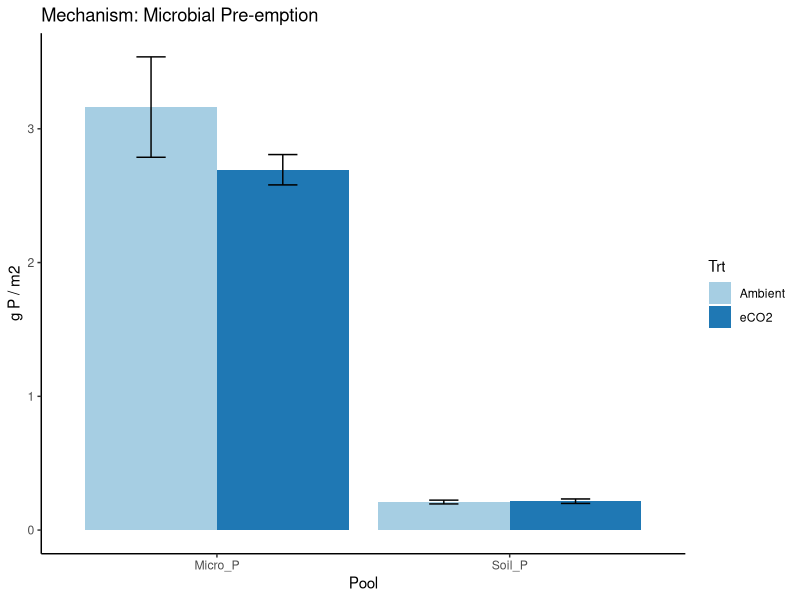
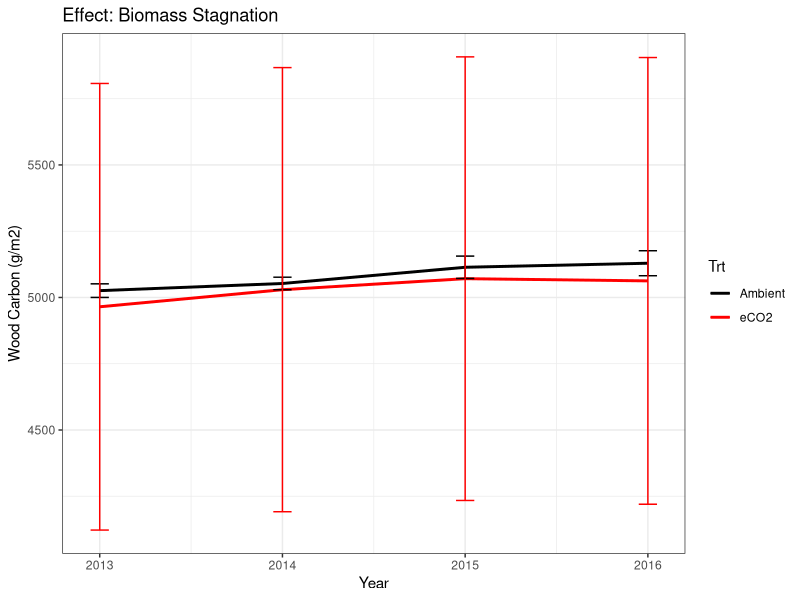
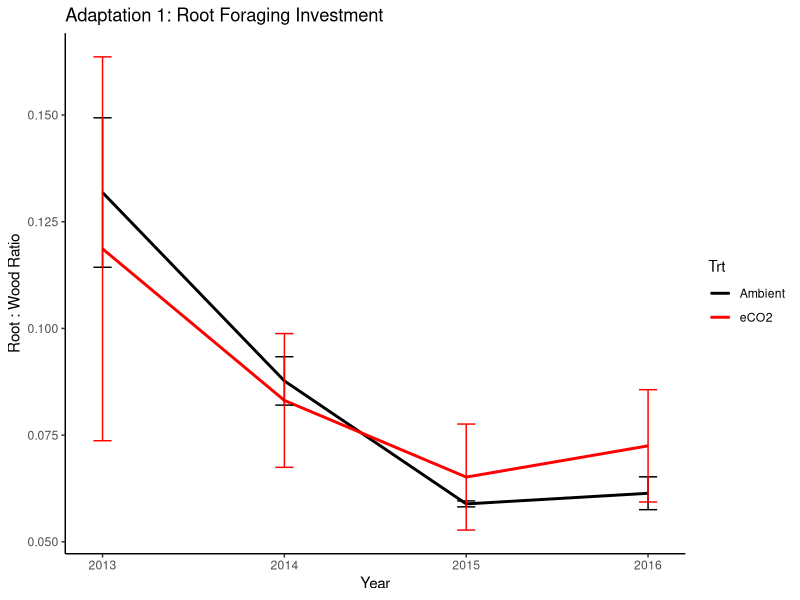
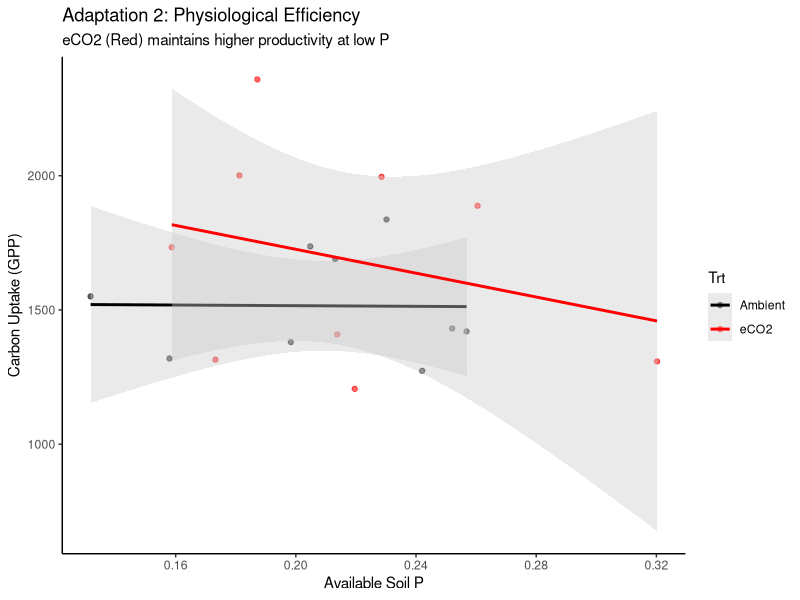

Write R code to recreate these figures, in order.
## ---- chunk 1
#| include: false
#| warning: false
#| message: false
knitr::opts_chunk$set(echo = TRUE, warning = FALSE, message = FALSE)
library(tidyverse)
library(lme4)
library(lmerTest)
library(patchwork)
library(knitr)
library(kableExtra)

# Helper function
stats_table <- function(model, title) {
  res <- anova(model)
  kable(res, caption=title, digits=3) %>% kable_styling(full_width=F)
}
## ---- chunk 2
df <- read_csv("data/master_data.csv")

# A. Inventory
pool_stats <- df %>% group_by(Trt) %>% 
  summarise(Micro=mean(Micro_P, na.rm=T), Soil=mean(Soil_P, na.rm=T))

# Graph 1: The Microbial Lockout
df %>% pivot_longer(c(Soil_P, Micro_P), names_to="Pool", values_to="Val") %>%
  ggplot(aes(x=Pool, y=Val, fill=Trt)) +
  stat_summary(fun=mean, geom="bar", position="dodge") +
  stat_summary(fun.data=mean_se, geom="errorbar", position=position_dodge(0.9), width=0.2) +
  labs(title="Mechanism: Microbial Pre-emption", y="g P / m2") +
  theme_classic() + scale_fill_manual(values=c("#A6CEE3", "#1F78B4"))
## ---- chunk 3
# Graph 2: Stagnation
ggplot(df, aes(x=Year, y=Wood_C, color=Trt)) +
  stat_summary(fun=mean, geom="line", size=1) +
  stat_summary(fun.data=mean_se, geom="errorbar", width=0.1) +
  labs(title="Effect: Biomass Stagnation", y="Wood Carbon (g/m2)") +
  scale_color_manual(values=c("black", "red")) + theme_bw()

# Stats
m_wood <- lmer(Wood_C ~ Trt * as.factor(Year) + (1|Ring), data=df)
stats_table(m_wood, "Wood Carbon ANOVA")
## ---- chunk 4
ggplot(df, aes(x=Year, y=Root_Shoot, color=Trt)) +
  stat_summary(fun=mean, geom="line", size=1) +
  stat_summary(fun.data=mean_se, geom="errorbar", width=0.1) +
  labs(title="Adaptation 1: Root Foraging Investment", y="Root : Wood Ratio") +
  scale_color_manual(values=c("black", "red")) + theme_classic()
## ---- chunk 5
df_clean <- df %>% filter(!is.na(GPP))
ggplot(df_clean, aes(x=Soil_P, y=GPP, color=Trt)) +
  geom_point(alpha=0.6) + 
  geom_smooth(method="lm", se=TRUE, fill="grey80") +
  labs(title="Adaptation 2: Physiological Efficiency", 
       subtitle="eCO2 (Red) maintains higher productivity at low P",
       x="Available Soil P", y="Carbon Uptake (GPP)") +
  scale_color_manual(values=c("black", "red")) + theme_classic()

# Stats for PUE
m_pue <- lmer(GPP ~ Soil_P * Trt + (1|Ring), data=df_clean)
kable(summary(m_pue)$coefficients, caption="Effect of Treatment on Efficiency")
